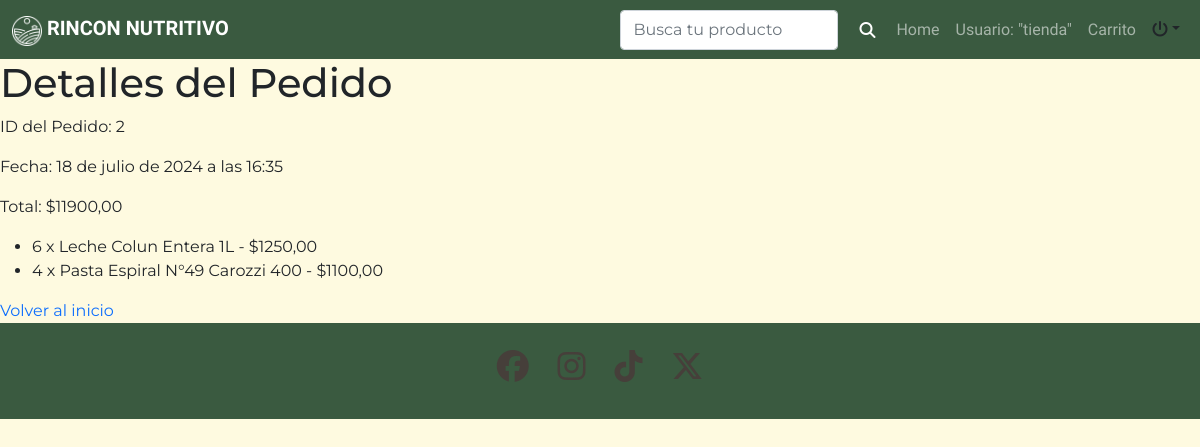
Before: /pedido/2/ (signed in) with the older database file.
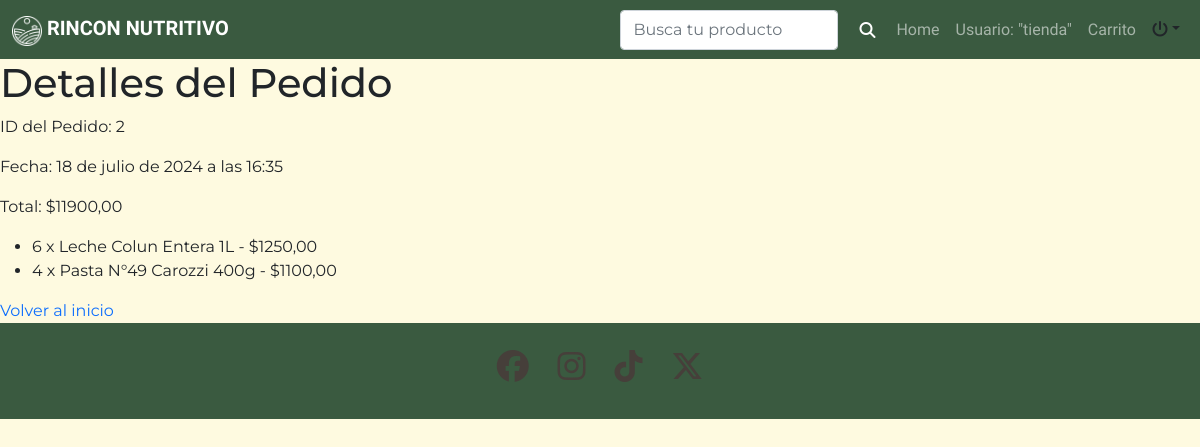
After: the same page with the newer database file.
### app/models.py (models this page shows, shortened)
class PedidoItem(models.Model):
    pedido = models.ForeignKey(Pedido, on_delete=models.CASCADE, related_name='items')
    alimento = models.ForeignKey(Alimento, on_delete=models.CASCADE)
    cantidad = models.PositiveIntegerField()
    precio = models.DecimalField(max_digits=10, decimal_places=2)

class Alimento(models.Model):
    nombre_alimento = models.CharField(max_length=30)
    descripcion = models.TextField(max_length=1000)
    precio = models.PositiveIntegerField()
    imagen = models.ImageField(upload_to='alimentos/')
    cantidad = models.PositiveIntegerField()
    proteinas = models.FloatField(max_length=3, null =True)
    carbohidratos = models.FloatField(max_length=3, null =True)
    grasas = models.FloatField(max_length=3, null =True)
    energia = models.FloatField(max_length=3, null =True)
    id_categoria = models.ForeignKey(CategoriaAlimento, on_delete=models.SET_NULL, null=True, blank=True)

### app/views.py (the view)
# urls.py: path('pedido/<int:pedido_id>/', ver_pedido, name='ver_pedido'),
@login_required
def ver_pedido(request, pedido_id):
    pedido = get_object_or_404(Pedido, id=pedido_id)
    items = PedidoItem.objects.filter(pedido=pedido)
    return render(request, 'app/pedido.html', {'pedido': pedido, 'items': items})

### app/templates/app/pedido.html
{% extends 'app/base.html' %}
{% block contenido %}
<h1>Detalles del Pedido</h1>
<p>ID del Pedido: {{ pedido.id }}</p>
<p>Fecha: {{ pedido.fecha }}</p>
<p>Total: ${{ pedido.total }}</p>
<ul>
    {% for item in items %}
    <li>{{ item.cantidad }} x {{ item.alimento.nombre_alimento }} - ${{ item.precio }}</li>
    {% endfor %}
</ul>
<a href="{% url 'home' %}">Volver al inicio</a>
{% endblock %}

Changed rows visible on the page:
changed through a linked row, PedidoItem: alimento.nombre_alimento "Pasta Espiral N°49 Carozzi 400" → "Pasta N°49 Carozzi 400g"
